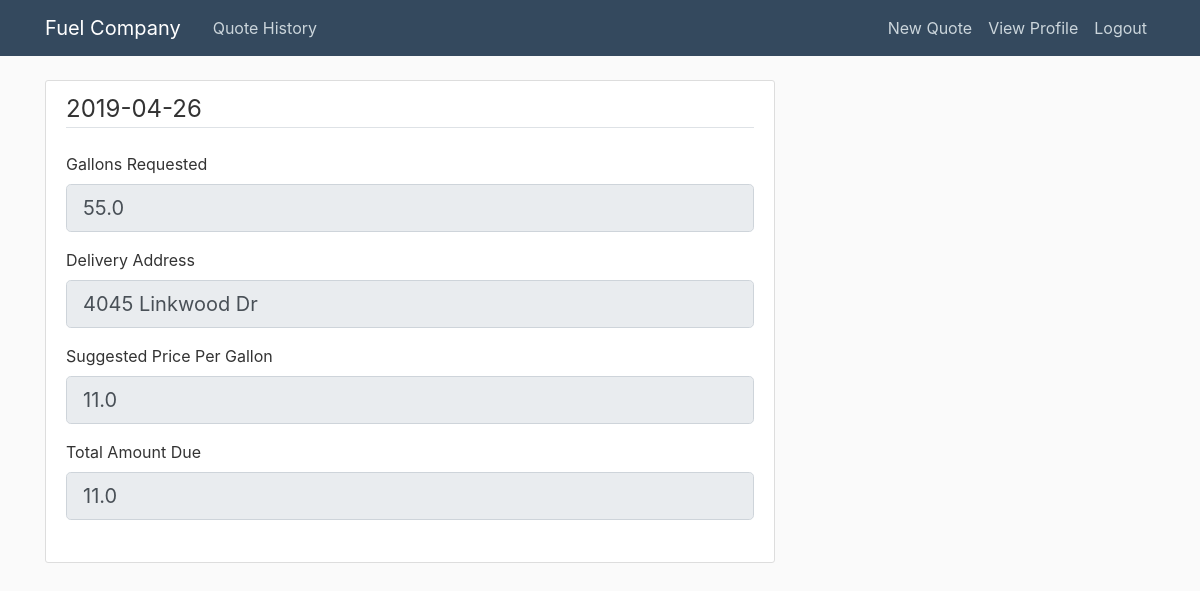
/quote/1 (signed in), run on an earlier commit of the app's database.
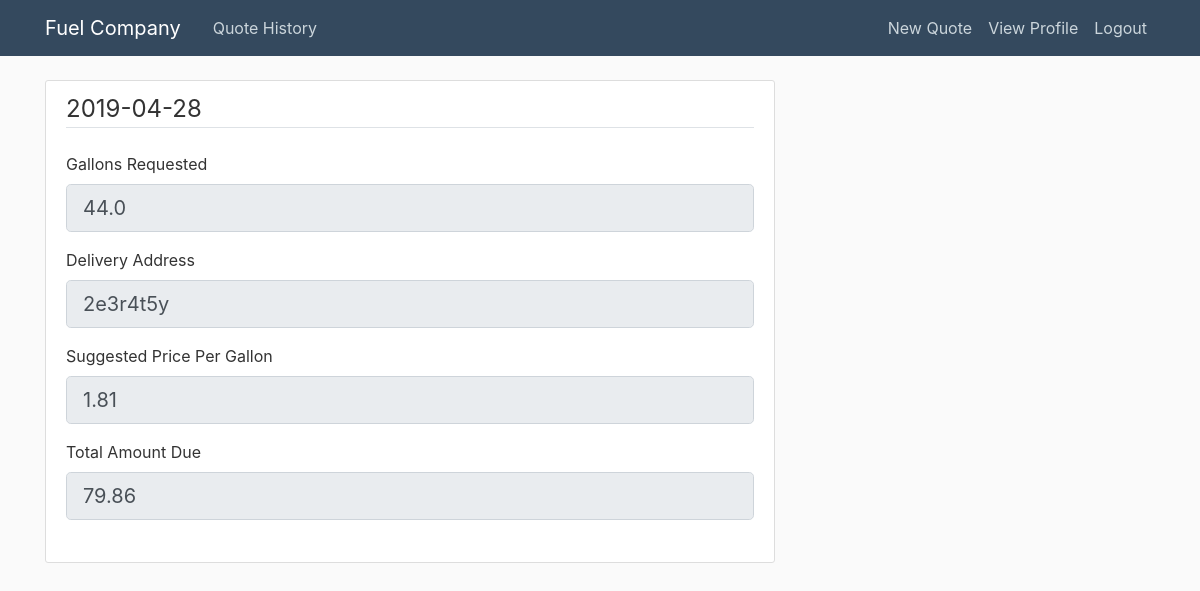
And on a later commit of the database.
### app/models.py (models this page shows, shortened)
class Quote(db.Model):
    id = db.Column(db.Integer, primary_key=True)
    gallons_requested = db.Column(db.Float(), nullable=False)
    date_requested = db.Column(db.Text(), nullable=False, default=datetime.utcnow)
    delivery_address = db.Column(db.String(120), nullable=False)
    suggested_price = db.Column(db.Float(), nullable=True)
    total_amount_due = db.Column(db.Float(), nullable=True)
    user_id = db.Column(db.Integer, db.ForeignKey('user.id'), nullable=False)

### app/quotes/routes.py (the view)
@quotes.route("/quote/<int:quote_id>")
@login_required
def quote(quote_id):
    quote = Quote.query.get_or_404(quote_id)
    form = QuoteForm()
    form.gallons_requested.data = quote.gallons_requested
    form.delivery_address.data = quote.delivery_address
    form.suggested_price.data = quote.suggested_price
    form.total_amount_due.data = quote.total_amount_due
    return render_template('quote.html', title=quote.date_requested, form=form)

### app/quotes/forms.py
class QuoteForm(FlaskForm):
    gallons_requested = FloatField('Gallons Requested',
                                   validators=[DataRequired()])
    delivery_address = StringField('Delivery Address', render_kw={'readonly': True})
    date_requested = DateField('Date Requested', format='%Y-%m-%d', validators=[DataRequired()])
    suggested_price = StringField('Suggested Price Per Gallon', render_kw={'readonly': True})
    total_amount_due = StringField('Total Amount Due', render_kw={'readonly': True})
    get_quote = SubmitField('Get Quote')
    get_price = SubmitField('Get Price')

### app/models.py (called while the page is built)
@login_manager.user_loader
def load_user(user_id):
    return User.query.get(int(user_id))

### app/templates/quote.html (shortened to what this page needs)
{% extends "layout.html" %}
{% block content %}
<div class="content-section">
    <form action="">
        <fieldset class="form-group">
            <legend class="border-bottom mb-4">{{ title }}</legend>
            <div class="form-group">
                {{ form.gallons_requested.label(class="form-control-label") }}
                {% if form.gallons_requested.errors %}
                {{ form.gallons_requested(class="form-control form-control-lg is-invalid") }}
                <div class="invalid-feedback">
                    {% for error in form.gallons_requested.errors %}
                    <span>{{ error }}</span>
                    {% endfor %}
                </div>
                {% else %}
                {{ form.gallons_requested(class="form-control form-control-lg", disabled=True) }}
                {% endif %}
            </div>
            <div class="form-group">
                {{ form.delivery_address.label(class="form-control-label") }}
                {% if form.delivery_address.errors %}
                {{ form.delivery_address(class="form-control form-control-lg is-invalid") }}
                <div class="invalid-feedback">
                    {% for error in form.delivery_address.errors %}
                    <span>{{ error }}</span>
                    {% endfor %}
                </div>
                {% else %}
                {{ form.delivery_address(class="form-control form-control-lg", disabled=True) }}
                {% endif %}
            </div>
            <div class="form-group">
                {{ form.suggested_price.label(class="form-control-label") }}
                {% if form.suggested_price.errors %}
                {{ form.suggested_price(class="form-control form-control-lg is-invalid") }}
                <div class="invalid-feedback">
                    {% for error in form.suggested_price.errors %}
                    <span>{{ error }}</span>
                    {% endfor %}
                </div>
                {% else %}
                {{ form.suggested_price(class="form-control form-control-lg", disabled=True) }}
                {% endif %}
            </div>
            <div class="form-group">
                {{ form.total_amount_due.label(class="form-control-label") }}
                {% if form.total_amount_due.errors %}
                {{ form.total_amount_due(class="form-control form-control-lg is-invalid") }}
                <div class="invalid-feedback">
                    {% for error in form.total_amount_due.errors %}
                    <span>{{ error }}</span>
                    {% endfor %}
                </div>
                {% else %}
                {{ form.total_amount_due(class="form-control form-control-lg", disabled=True) }}
                {% endif %}
            </div>
        </fieldset>
    </form>
</div>
{% endblock content %}

What changed in the data, as far as the page shows it:
changed Quote: date_requested "2019-04-26" → "2019-04-28"; gallons_requested "55.0" → "44.0"; delivery_address "4045 Linkwood Dr" → "2e3r4t5y"; suggested_price "11.0" → "1.81"; total_amount_due "11.0" → "79.86"
